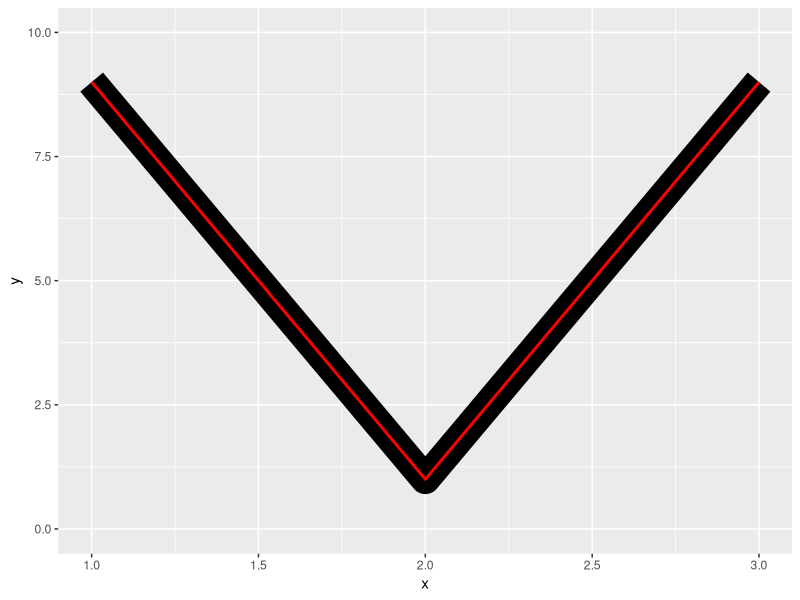
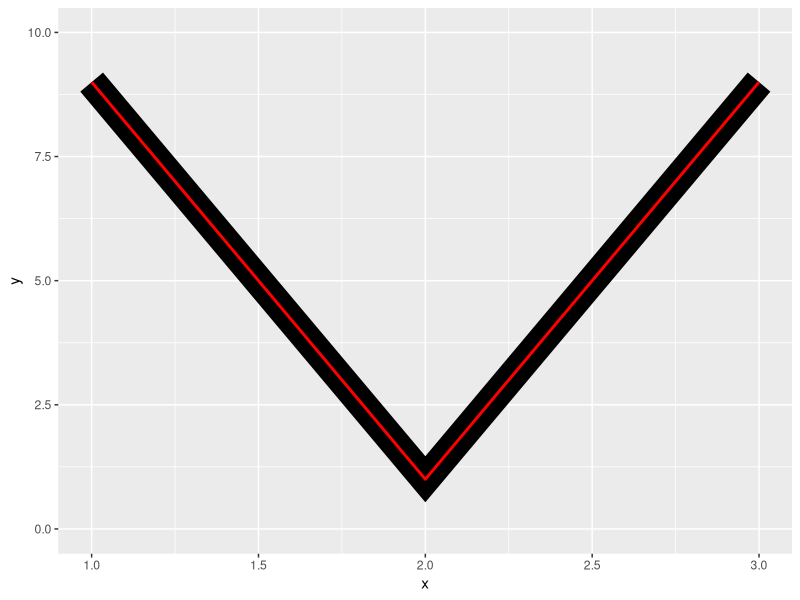
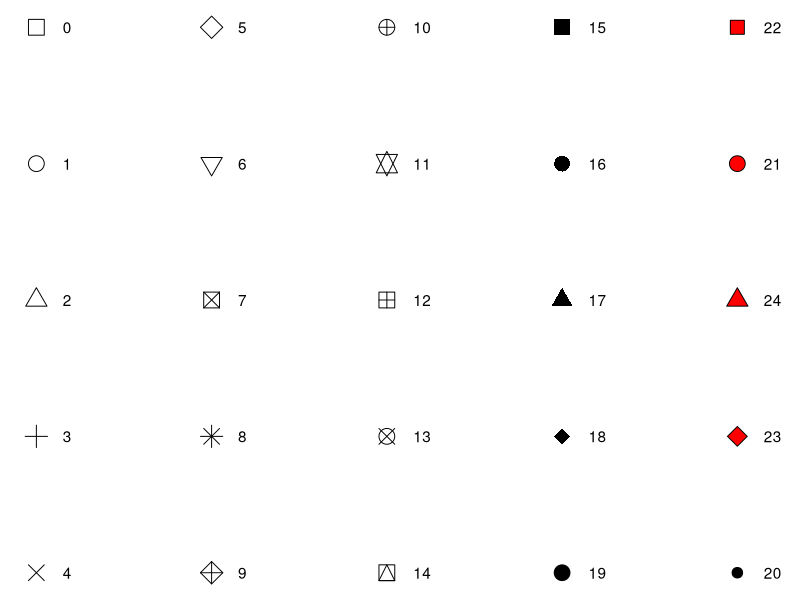

R code for these plots, in order:
library(ggplot2)
df <- data.frame(x = 1:3, y = c(9, 1, 9))
base <- ggplot(df, aes(x, y)) + ylim(0, 10)
base + geom_path(size = 10) + geom_path(size = 1, colour = "red")
base + geom_path(size = 10, linejoin = "mitre") + geom_path(size = 1, colour = "red")
#poligonos
shapes <- data.frame(shape = c(0:19, 22, 21, 24, 23, 20),
x = 0:24 %/% 5,y = -(0:24 %% 5))
ggplot(shapes, aes(x, y)) + 
geom_point(aes(shape = shape), size = 5, fill = "red") +
geom_text(aes(label = shape), hjust = 0, nudge_x = 0.15) +
scale_shape_identity() +expand_limits(x = 4.1) +theme_void()



  

